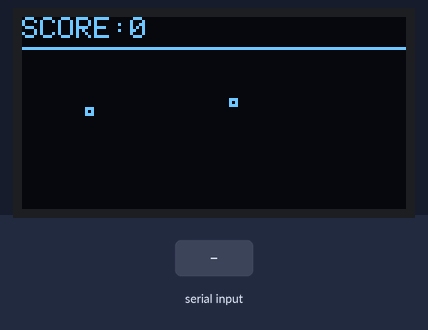
A sketch run on a simulated Arduino Uno, built with avr-gcc and run on an emulated ATmega328P. Shown: 128×64 one-colour display. The test bench sets the inputs (shaded band). Random numbers use the default seed unless the sketch sets one; what the sketch prints to the serial monitor is not drawn.

Above: at 1.2 s.
1.3 s: byte 2 (DIRECTION_LEFT) received over Serial
At 1.78 s:
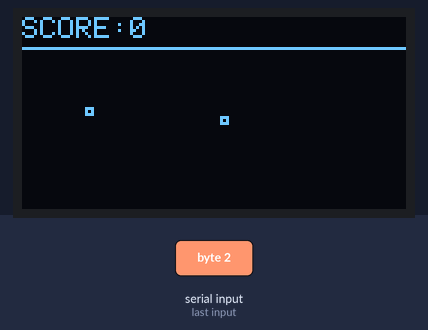
3.1 s: byte 1 (DIRECTION_RIGHT) received over Serial
At 3.78 s:
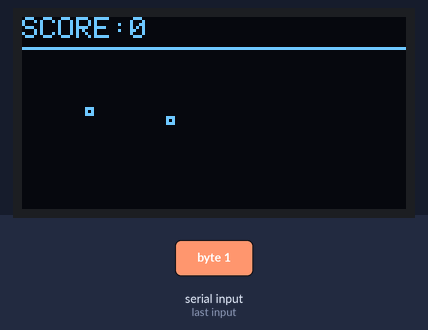
6.1 s: byte 3 (DIRECTION_UP) received over Serial
At 6.58 s:
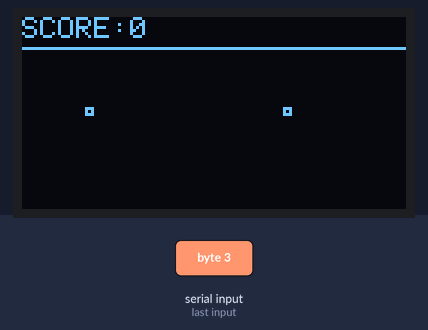
9.4 s: byte 4 (DIRECTION_DOWN) received over Serial
At 9.98 s:
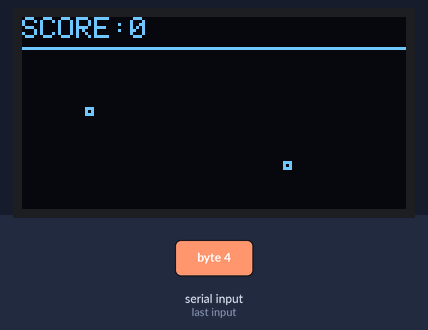
Timing chart, 0 to 11.9 s (numbered marks = the images above; inputs shaded):
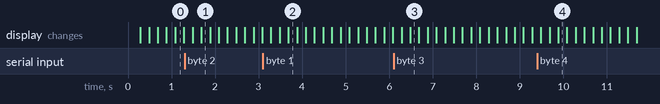

The sketch:

arduino-snake-game.ino
```cpp
#include <SPI.h>
#include <Wire.h>
#include <Adafruit_GFX.h>
#include <MsTimer2.h>
#include <Adafruit_SSD1306.h>

#define SCREEN_WIDTH 128 // OLED display width, in pixels
#define SCREEN_HEIGHT 64 // OLED display height, in pixels
#define STATUS_BAR_HEIGHT 10
#define GRID_SIZE 3
#define GRID_WIDTH SCREEN_WIDTH / GRID_SIZE
#define GRID_HEIGHT (SCREEN_HEIGHT - STATUS_BAR_HEIGHT) / GRID_SIZE

// Declaration for an SSD1306 display connected to I2C (SDA, SCL pins)
#define OLED_RESET 4 // Reset pin # (or -1 if sharing Arduino reset pin)
Adafruit_SSD1306 display(SCREEN_WIDTH, SCREEN_HEIGHT, &Wire, OLED_RESET);

#define SPEED 1
#define DIRECTION_RIGHT 1
#define DIRECTION_LEFT 2
#define DIRECTION_UP 3
#define DIRECTION_DOWN 4

class Node
{
private:
public:
  int x;
  int y;
  Node *next = NULL;

  Node(int x, int y)
  {
    this->x = x;
    this->y = y;
  }

  Node()
  {
  }

  ~Node()
  {
    Serial.println("delete node");
  }

  void show()
  {
    display.drawRect(x * GRID_SIZE, y * GRID_SIZE + (STATUS_BAR_HEIGHT / GRID_SIZE * GRID_SIZE), GRID_SIZE, GRID_SIZE, SSD1306_WHITE);
  }

  // 设置节点位置，范围不会超过
  void setLocation(int x, int y)
  {
    if (x > GRID_WIDTH)
    {
      this->x = 0;
    }
    else if (x < 0)
    {
      this->x = GRID_WIDTH;
    }
    else
    {
      this->x = x;
    }

    if (y > GRID_HEIGHT)
    {
      this->y = 0;
    }
    else if (y < 0)
    {
      this->y = GRID_HEIGHT;
    }
    else
    {
      this->y = y;
    }
  }
};

class Food : public Node
{
public:
  Food(int x, int y) : Node(x, y) {}
};

class Snake
{
private:
public:
  Node *head;
  int length = 1;
  int direction = DIRECTION_DOWN;
  Snake(int x, int y)
  {
    head = new Node(x, y);
  }

  ~Snake()
  {
    Serial.println("delete snake");
    Node *current = head;
    while (current->next != NULL)
    {
      Node *next = current->next;
      delete current;
      current = next;
    }
  }

  // 尝试吃食物（食物与蛇头的碰撞检测）
  bool tryEat(Food *food)
  {
    if ((abs(head->x - food->x) == 2 && head->y == food->y) || (abs(head->y - food->y) == 2 && head->x == food->x))
    {
      Serial.println("eat");
      eat(food);
      return true;
    }
    else
    {
      return false;
    }
  }

  // 吃掉食物后长大（将食物所在节点作为新的头部节点）
  void eat(Food *food)
  {
    Node *newHead = new Node(food->x, food->y);
    delete food;
    newHead->next = head;
    head = newHead;
    length++;
  }

  // 将蛇向某个点移动
  void moveTo(int x, int y)
  {
    // 将切掉的尾部节点作为新的头部节点
    Node *newHead = cutTail();
    newHead->setLocation(x, y);
    if (newHead != head)
    {
      newHead->next = head;
      head = newHead;
    }
  }

  // 切掉蛇的最后一个节点，并将此节点返回（如果只有一个节点，则返回头部节点）
  Node *cutTail()
  {
    Serial.println("cut tail");
    // 用于存放倒数第二个节点
    Node *pre = NULL;
    // 当前节点设为头部节点
    Node *current = head;
    // 遍历获取最后一个节点和倒数第二个节点
    while (current->next)
    {
      pre = current;
      current = current->next;
    }

    // 如果有倒数第二个节点，则倒数第二个节点变成最后一个节点
    if (pre)
    {
      pre->next = NULL;
    }

    return current;
  }

  void left()
  {
    direction = DIRECTION_LEFT;
    Serial.println("left");
  }

  void right()
  {
    direction = DIRECTION_RIGHT;
    Serial.println("right");
  }

  void up()
  {
    direction = DIRECTION_UP;
    Serial.println("up");
  }

  void down()
  {
    direction = DIRECTION_DOWN;
    Serial.println("down");
  }

  void move()
  {
    switch (direction)
    {
    case DIRECTION_LEFT:
      Serial.println("move left");
      moveTo(head->x - SPEED, head->y);
      break;
    case DIRECTION_RIGHT:
      Serial.println("move right");
      moveTo(head->x + SPEED, head->y);
      break;
    case DIRECTION_UP:
      Serial.println("move up");
      moveTo(head->x, head->y - SPEED);
      break;
    case DIRECTION_DOWN:
      Serial.println("move down");
      moveTo(head->x, head->y + SPEED);
      break;
    default:
      Serial.println("unknown direction");
      break;
    }
  }

  // 绘制整个蛇
  void show()
  {
    Node *current = head;
    current->show();
    while (current->next)
    {
      current = current->next;
      current->show();
    }
  }
};

class Game
{
public:
  Snake *snake;
  Food *food;
  int score = 0;

  void init()
  {
    createFood();
    createSnake();
  }

  void createSnake()
  {
    snake = new Snake(random(GRID_WIDTH), random(GRID_HEIGHT));
  }

  // 随机创建一个食物
  void createFood()
  {
    Serial.println("creat new food");
    food = new Food(random(GRID_WIDTH), random(GRID_HEIGHT));
  }

  void refresh()
  {
    display.clearDisplay();
    snake->show();
    food->show();
    display.setTextSize(1); // Draw 2X-scale text
    display.setTextColor(SSD1306_WHITE);
    display.setCursor(0, 0);
    display.print(F("SCORE:"));
    display.print(score);
    display.drawFastHLine(0, STATUS_BAR_HEIGHT, SCREEN_WIDTH, SSD1306_WHITE);
    display.display();
    if (snake->tryEat(food))
    {
      score++;
      createFood();
    }
    snake->move();
  }

  void acceptInput()
  {
    int c = Serial.read();
    if (c != -1)
    {
      switch (c)
      {
      case DIRECTION_LEFT:
        snake->left();
        break;
      case DIRECTION_RIGHT:
        snake->right();
        break;
      case DIRECTION_UP:
        snake->up();
        break;
      case DIRECTION_DOWN:
        snake->down();
        break;
      default:
        Serial.println("unknown command");
        break;
      }
    }
  }
};

// 是否到达刷新时间
static bool timeUp = false;
static Game *game = new Game();

// 定时器触发时将标志位设为真，这里不能直接将逻辑写在定时器中，因为业务逻辑中包含串口IO，耗时过长。
void refreshTimer()
{
  timeUp = true;
}

void setup()
{
  Serial.begin(38400);

  // SSD1306_SWITCHCAPVCC = generate display voltage from 3.3V internally
  if (!display.begin(SSD1306_SWITCHCAPVCC, 0x3C))
  { // Address 0x3D for 128x64
    Serial.println(F("SSD1306 allocation failed"));
    for (;;)
      ; // Don't proceed, loop forever
  }
  // 清除屏幕
  display.clearDisplay();
  display.display();

  // 启动定时器，每隔一段时间刷新游戏界面
  MsTimer2::set(200, refreshTimer);
  MsTimer2::start();

  game->init();
}

void loop()
{
  if (timeUp)
  {
    game->refresh();
    timeUp = false;
  }
  game->acceptInput();
}
```
